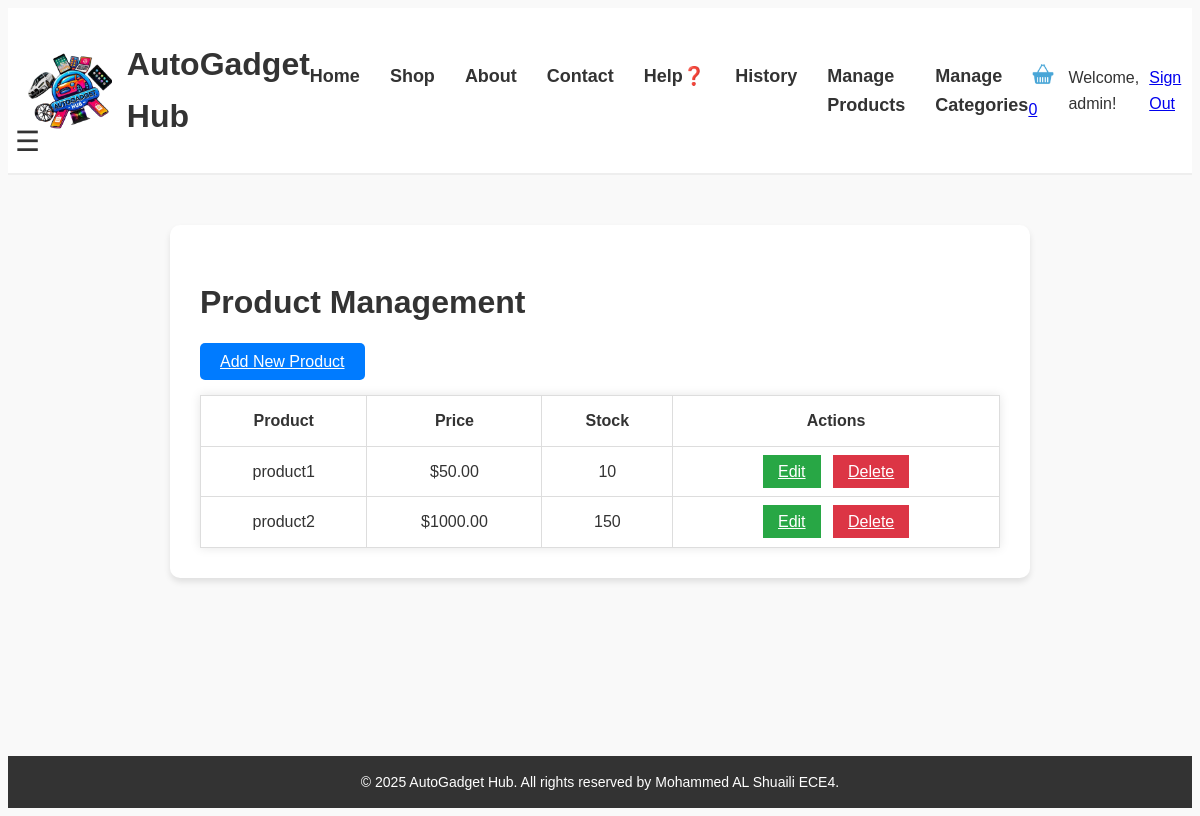
/staff/products/ (signed in), run on an earlier commit of the app's database.
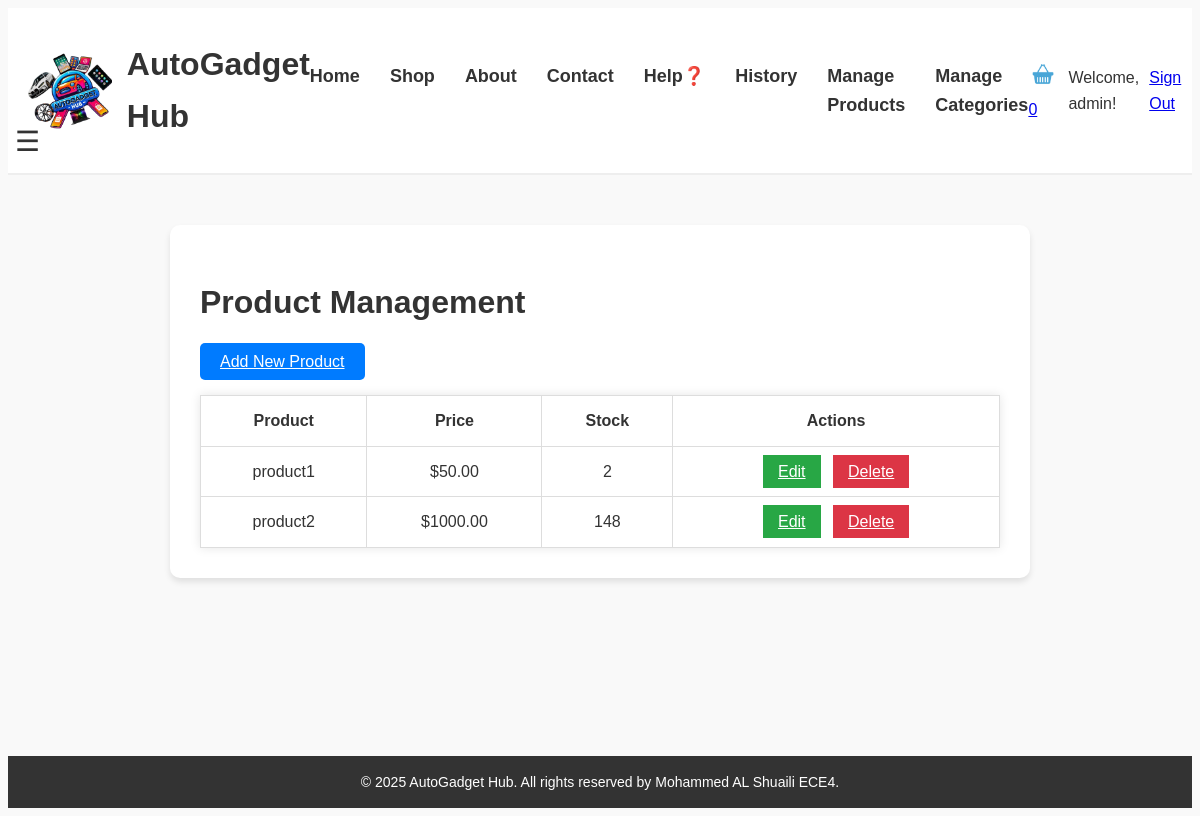
And on a later commit of the database.
### myapp/models.py (models this page shows, shortened)
class Product(models.Model):
    category = models.ForeignKey(ProductCategory, on_delete=models.SET_NULL, null=True, blank=True)  # Link to categgory
    name = models.CharField(max_length=200)  # Product's name
    description = models.TextField()  # Descripshon of the product
    product_code = models.CharField(max_length=50, unique=True)  # Unique code for idenntificashon
    image = models.ImageField(upload_to='product_images/')  # Image uplod field
    price = models.DecimalField(max_digits=10, decimal_places=2)  # Cost of the item
    stock = models.PositiveIntegerField(default=0)  # Amont in stock
    created_at = models.DateTimeField(auto_now_add=True)  # Date and time it was created

### myapp/views.py (the view)
# urls.py: path('staff/products/', views.manage_products, name='manage_products'),
@staff_member_required
def manage_products(request):
    products = Product.objects.all()
    return render(request, 'myapp/staff/products.html', {'products': products})

### myapp/templates/myapp/staff/products.html (shortened to what this page needs)
{% extends "myapp/base.html" %}
{% block content %}
<div class="staff-container">
    <h1>Product Management</h1>
    <div class="actions">
        <a href="{% url 'add_product' %}" class="btn-primary">Add New Product</a>
    </div>
    <table class="product-list">
        <thead>
            <tr>
                <th>Product</th>
                <th>Price</th>
                <th>Stock</th>
                <th>Actions</th>
            </tr>
        </thead>
        <tbody>
            {% for product in products %}
            <tr>
                <td>{{ product.name }}</td>
                <td>${{ product.price }}</td>
                <td>{{ product.stock }}</td>
                <td>
                    <a href="{% url 'edit_product' product.id %}" class="btn-edit">Edit</a>
                    <a href="{% url 'delete_product' product.id %}" class="btn-delete"
                       onclick="return confirm('Delete this product?')">Delete</a>
                </td>
            </tr>
            {% empty %}
            <tr>
                <td colspan="4">No products found</td>
            </tr>
            {% endfor %}
        </tbody>
    </table>
</div>
{% endblock %}

What changed in the data, as far as the page shows it:
changed Product "product1": stock "10" → "2"
changed Product "product2": stock "150" → "148"
